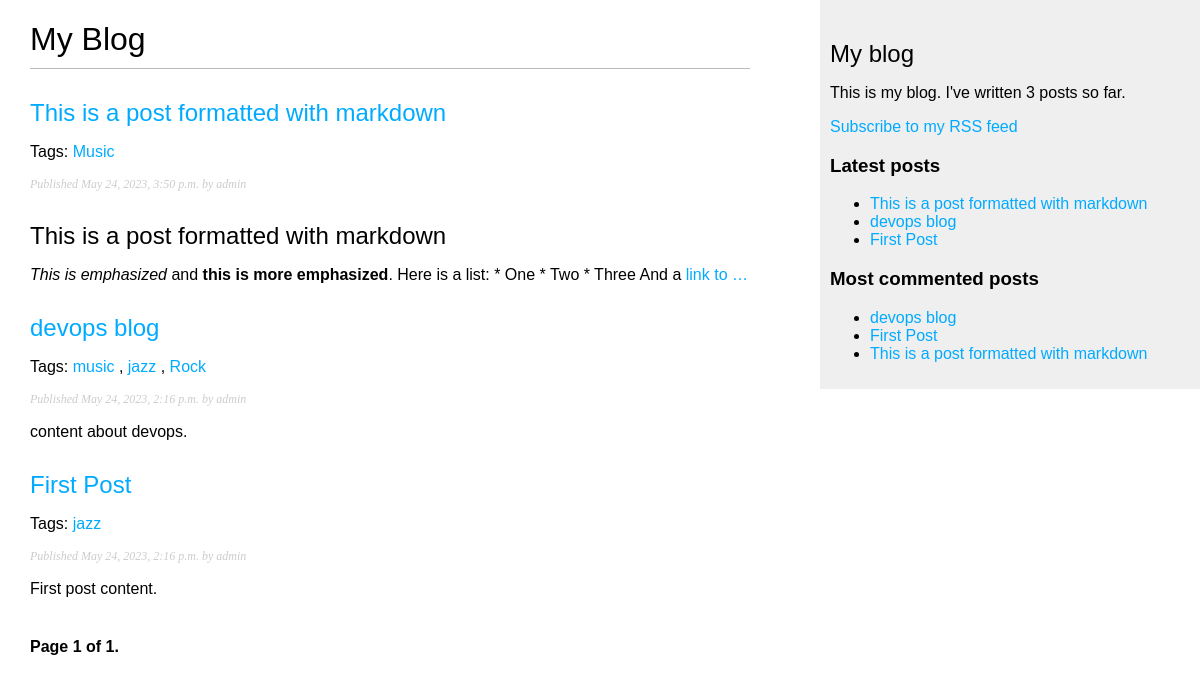
Screenshot of /blog/ with the database file from the repository.
### blog/models.py (models this page shows, shortened)
class Post(models.Model):
    class Status(models.TextChoices):
        DRAFT = 'DF', 'Draft'
        PUBLISHED = 'PB', 'Published'
    title = models.CharField(max_length=250)
    slug = models.SlugField(max_length=250,
                            unique_for_date='publish')
    author = models.ForeignKey(User,
                               on_delete=models.CASCADE,
                               related_name='blog_posts')
    body = models.TextField()
    publish = models.DateTimeField(default=timezone.now)
    created = models.DateTimeField(auto_now_add=True)
    updated = models.DateTimeField(auto_now=True)
    status = models.CharField(max_length=2,
                              choices=Status.choices,
                              default=Status.DRAFT)
    objects = models.Manager() # The default manager.
    published = PublishedManager() # Our custom manager.
    tags = TaggableManager()
    class Meta:
        ordering = ['-publish']
        indexes = [
            models.Index(fields=['-publish']),
        ]
    def get_absolute_url(self):
        return reverse('blog:post_detail',
                       args=[self.publish.year,
                             self.publish.month,
                             self.publish.day,
                             self.slug])

### blog/views.py (the view)
# urls.py: path('', views.post_list, name='post_list'),
def post_list(request, tag_slug=None):
    post_list = Post.published.all()
    tag = None
    if tag_slug:
        tag = get_object_or_404(Tag, slug=tag_slug)
        post_list = post_list.filter(tags__in=[tag])
    paginator = Paginator(post_list, 3)
    page_number = request.GET.get('page', 1)
    try:
        posts = paginator.page(page_number)
    except PageNotAnInteger:
        posts = paginator.page(1)
    except EmptyPage:
        posts = paginator.page(paginator.num_pages)
    return render(request,
                 'blog/post/list.html',
                 {'posts': posts,
                  'tag': tag,})

### blog/models.py (called while the page is built)
    def get_queryset(self):
        return super().get_queryset()\
                      .filter(status=Post.Status.PUBLISHED)

### blog/templatetags/blog_tags.py (called while the page is built)
@register.simple_tag
def total_posts():
    return Post.published.count()

@register.inclusion_tag('blog/post/latest_posts.html')
def show_latest_posts(count=5):
    latest_posts = Post.published.order_by('-publish')[:count]
    return {'latest_posts': latest_posts}

@register.simple_tag
def get_most_commented_posts(count=5):
    return Post.published.annotate(
               total_comments=Count('comments')
           ).order_by('-total_comments')[:count]

@register.filter(name='markdown')
def markdown_format(text):
    return mark_safe(markdown.markdown(text))

### blog/templates/blog/post/list.html (shortened to what this page needs)
{% extends "blog/base.html" %}
{% load blog_tags %}
{% block content %}
  <h1>My Blog</h1>
  {% for post in posts %}
    <h2>
      <a href="{{ post.get_absolute_url }}">
        {{ post.title }}
      </a>
    </h2>
    <p class="tags">
      Tags:
      {% for tag in post.tags.all %}
        <a href="{% url "blog:post_list_by_tag" tag.slug %}">
          {{ tag.name }}
        </a>
        {% if not forloop.last %}, {% endif %}
      {% endfor %}
    </p>
    <p class="date">
      Published {{ post.publish }} by {{ post.author }}
    </p>
    {{ post.body|markdown|truncatewords_html:30 }}
  {% endfor %}
  {% include "pagination.html" with page=posts %}
{% endblock %}

### blog/templates/blog/base.html (shortened to what this page needs)
{% load blog_tags %}
{% load static %}
<!DOCTYPE html>
<html>
<head>
  <link href="{% static "css/blog.css" %}" rel="stylesheet">
</head>
<body>
  <div id="content">
    {% block content %}
    {% endblock %}
  </div>
  <div id="sidebar">
    <h2>My blog</h2>
    <p>
      This is my blog.
      I've written {% total_posts %} posts so far.
    </p>
    <p>
      <a href="{% url "blog:post_feed" %}">
        Subscribe to my RSS feed
      </a>
    </p>
    <h3>Latest posts</h3>
    {% show_latest_posts 3 %}
    <h3>Most commented posts</h3>
    {% get_most_commented_posts as most_commented_posts %}
    <ul>
      {% for post in most_commented_posts %}
        <li>
          <a href="{{ post.get_absolute_url }}">{{ post.title }}</a>
        </li>
      {% endfor %}
    </ul>
  </div>
</body>
</html>

### blog/templates/pagination.html (shortened to what this page needs)
<div class="pagination">
  <span class="step-links">
    <span class="current">
      Page {{ page.number }} of {{ page.paginator.num_pages }}.
    </span>
  </span>
</div>

### blog/templates/blog/post/latest_posts.html
<ul>
    {% for post in latest_posts %}
      <li>
        <a href="{{ post.get_absolute_url }}">{{ post.title }}</a>
      </li>
    {% endfor %}
  </ul>

### blog/static/css/blog.css (style rules this page uses)
body { margin:0; padding:0; font-family:helvetica, sans-serif; }
a { color:#00abff; text-decoration:none; }
h1 { font-weight:normal; border-bottom:1px solid #bbb; padding:0 0 10px 0; }
h2 { font-weight:normal; margin:30px 0 0; }
#content { float:left; width:60%; padding:0 0 0 30px; }
#sidebar { float:right; width:30%; padding:10px; background:#efefef; height:100%; }
p.date { color:#ccc; font-family: georgia, serif; font-size: 12px; font-style: italic; }
.pagination { margin:40px 0; font-weight:bold; }

### rows the page displays
Post: title "This is a post formatted with markdown", publish "May 24, 2023, 3:50 p.m.", author "admin", body "This is a post formatted with markdown This is emphasized and this is more emphasized . Here is a list: * One * Two * Three And a link to …"
Tag: name "Music"
Post: title "devops blog", publish "May 24, 2023, 2:16 p.m.", author "admin", body "content about devops."
Tag: name "music"
Tag: name "jazz"
Tag: name "Rock"
Post: title "First Post", publish "May 24, 2023, 2:16 p.m.", author "admin", body "First post content."

### other values shown
{{ page.number }} "1"
{{ page.paginator.num_pages }} "1"
